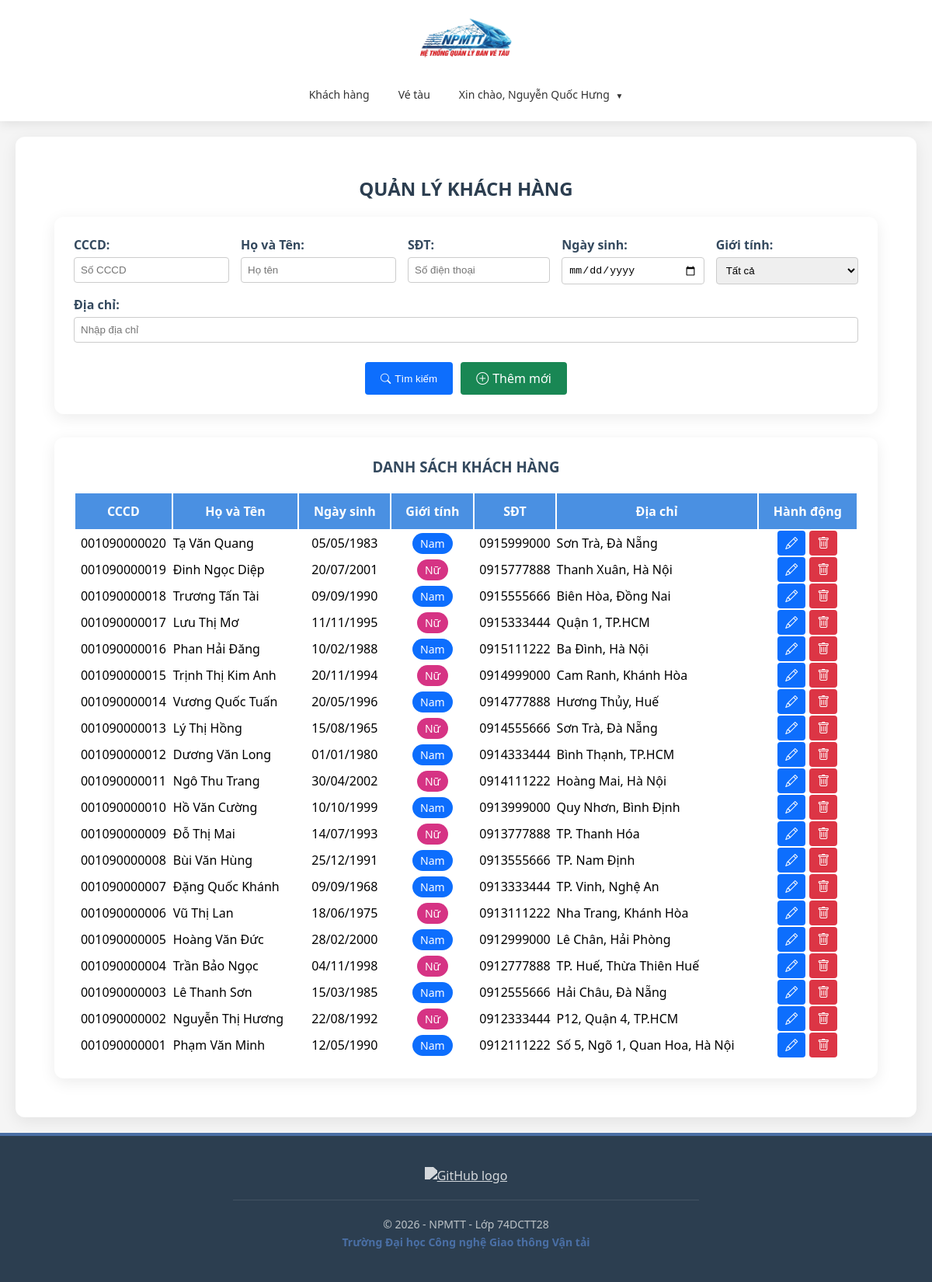
Screenshot of /modules/khach-hang/index.php (signed in) with the database file from the repository.
### tables this page shows
CREATE TABLE IF NOT EXISTS `khach_hang` (
  `id` int NOT NULL AUTO_INCREMENT,
  `cccd` varchar(20) DEFAULT NULL,
  `ho_ten` varchar(100) NOT NULL,
  `ngay_sinh` date DEFAULT (curdate()),
  `gioi_tinh` varchar(20) NOT NULL,
  `sdt` varchar(20) NOT NULL,
  `dia_chi` varchar(255) NOT NULL,
  PRIMARY KEY (`id`),
  UNIQUE KEY `sdt` (`sdt`),
  UNIQUE KEY `cccd` (`cccd`)
);

### modules/khach-hang/index.php (the view, shortened to what this page needs)
<?php
require_once __DIR__ . '/../../bootstrap.php';
require_once __DIR__ . '/../../includes/header.php';
$conn = $db->getConnection();
$cccd = isset($_POST['cccd']) ? $_POST['cccd'] : '';
$ho_ten = isset($_POST['ho_ten']) ? $_POST['ho_ten'] : '';
$ngay_sinh = isset($_POST['ngay_sinh']) ? $_POST['ngay_sinh'] : '';
$sdt = isset($_POST['sdt']) ? $_POST['sdt'] : '';
$dia_chi = isset($_POST['dia_chi']) ? $_POST['dia_chi'] : '';
$sql = "SELECT * FROM khach_hang WHERE 1=1";
$params = [];
$sql .= " ORDER BY id DESC";
$stmt = $conn->prepare($sql);
$stmt->execute($params);
$data_search = $stmt->fetchAll();
?>
<div class="container" style="padding: 20px; max-width: 1400px; margin: 0 auto;">
    <h2 style="color: #2c3e50; text-align: center; margin-bottom: 20px;">QUẢN LÝ KHÁCH HÀNG</h2>
    <div style="background: #fff; padding: 25px; border-radius: 12px; box-shadow: 0 5px 20px rgba(0, 0, 0, 0.08); margin-bottom: 30px;">
        <form method="post" action="">
            <div style="display: flex; flex-wrap: wrap; gap: 15px;">
                <div style="flex: 1; min-width: 200px;">
                    <label style="font-weight: 600; color: #34495e;">CCCD:</label>
                    <input type="text" name="cccd" value="<?php echo htmlspecialchars($cccd); ?>" placeholder="Số CCCD"
                        class="form-control" style="width: 100%; padding: 8px; margin-top: 5px; border: 1px solid #ccc; border-radius: 4px;">
                </div>
                <div style="flex: 1; min-width: 200px;">
                    <label style="font-weight: 600; color: #34495e;">Họ và Tên:</label>
                    <input type="text" name="ho_ten" value="<?php echo htmlspecialchars($ho_ten); ?>" placeholder="Họ tên"
                        class="form-control" style="width: 100%; padding: 8px; margin-top: 5px; border: 1px solid #ccc; border-radius: 4px;">
                </div>
                <div style="flex: 1; min-width: 150px;">
                    <label style="font-weight: 600; color: #34495e;">SĐT:</label>
                    <input type="text" name="sdt" value="<?php echo htmlspecialchars($sdt); ?>" placeholder="Số điện thoại"
                        class="form-control" style="width: 100%; padding: 8px; margin-top: 5px; border: 1px solid #ccc; border-radius: 4px;">
                </div>
                <div style="flex: 1; min-width: 150px;">
                    <label style="font-weight: 600; color: #34495e;">Ngày sinh:</label>
                    <input type="date" name="ngay_sinh" value="<?php echo htmlspecialchars($ngay_sinh); ?>"
                        class="form-control" style="width: 100%; padding: 8px; margin-top: 5px; border: 1px solid #ccc; border-radius: 4px;">
                </div>
                <div style="flex: 1; min-width: 150px;">
                    <label style="font-weight: 600; color: #34495e;">Giới tính:</label>
                    <select name="gioi_tinh" class="form-control" style="width: 100%; padding: 8px; margin-top: 5px; border: 1px solid #ccc; border-radius: 4px;">
                        <option value="">Tất cả</option>
                    </select>
                </div>
                <div style="flex: 2; min-width: 300px;">
                    <label style="font-weight: 600; color: #34495e;">Địa chỉ:</label>
                    <input type="text" name="dia_chi" value="<?php echo htmlspecialchars($dia_chi); ?>" placeholder="Nhập địa chỉ"
                        class="form-control" style="width: 100%; padding: 8px; margin-top: 5px; border: 1px solid #ccc; border-radius: 4px;">
                </div>
            </div>
            <div style="margin-top: 25px; display: flex; gap: 10px; justify-content: center; flex-wrap: wrap;">
                <button type="submit" name="btnSearch" style="background: #0d6efd; color: white; padding: 10px 20px; border: none; border-radius: 4px; cursor: pointer; display: inline-flex; align-items: center; gap: 5px;">
                    <i class="bi bi-search"></i> Tìm kiếm
                </button>
                <a href="them.php" style="background: #198754; color: white; padding: 10px 20px; border: none; border-radius: 4px; text-decoration: none; display: inline-flex; align-items: center; gap: 5px;">
                    <i class="bi bi-plus-circle"></i> Thêm mới
                </a>
            </div>
        </form>
    </div>
    <div style="background: #fff; padding: 25px; border-radius: 12px; box-shadow: 0 5px 20px rgba(0, 0, 0, 0.08);">
        <h3 style="text-align: center; margin-bottom: 20px; color: #34495e;">DANH SÁCH KHÁCH HÀNG</h3>
        <div class="table-responsive">
            <table class="table table-bordered table-hover" style="width: 100%; margin-bottom: 0;">
                <thead style="background-color: #4a90e2; color: white;">
                    <tr>
                        <th style="padding: 12px; text-align: center;">CCCD</th>
                        <th style="padding: 12px; text-align: center;">Họ và Tên</th>
                        <th style="padding: 12px; text-align: center;">Ngày sinh</th>
                        <th style="padding: 12px; text-align: center;">Giới tính</th>
                        <th style="padding: 12px; text-align: center;">SĐT</th>
                        <th style="padding: 12px; text-align: center;">Địa chỉ</th>
                        <th style="padding: 12px; text-align: center;">Hành động</th>
                    </tr>
                </thead>
                <tbody>
                    <?php
                    if (count($data_search) > 0) {
                        foreach ($data_search as $row) {
                    ?>
                            <tr>
                                <td style="text-align: center; vertical-align: middle;"><?php echo htmlspecialchars($row['cccd']); ?></td>
                                <td style="vertical-align: middle;"><?php echo htmlspecialchars($row['ho_ten']); ?></td>
                                <td style="text-align: center; vertical-align: middle;">
                                    <?php echo !empty($row['ngay_sinh']) ? htmlspecialchars(date('d/m/Y', strtotime($row['ngay_sinh']))) : ''; ?>
                                </td>
                                <td style="text-align: center; vertical-align: middle;">
                                    <?php
                                    $bg_color = '#6c757d';
                                    if ($row['gioi_tinh'] == 'Nam') $bg_color = '#0d6efd';
                                    if ($row['gioi_tinh'] == 'Nữ') $bg_color = '#d63384';
                                    ?>
                                    <span style="background-color: <?php echo $bg_color; ?>; color: white; padding: 4px 10px; border-radius: 15px; font-size: 14px;">
                                        <?php echo htmlspecialchars($row['gioi_tinh']); ?>
                                    </span>
                                </td>
                                <td style="text-align: center; vertical-align: middle;"><?php echo htmlspecialchars($row['sdt']); ?></td>
                                <td style="vertical-align: middle;"><?php echo htmlspecialchars($row['dia_chi']); ?></td>
                                <td style="text-align: center; vertical-align: middle;">
                                    <div style="display: flex; gap: 5px; justify-content: center;">
                                        <a href="sua.php?id=<?php echo $row['id']; ?>" title="Cập nhật"
                                            style="background: #0d6efd; color: white; padding: 5px 10px; border-radius: 4px; text-decoration: none;">
                                            <i class="bi bi-pencil"></i>
                                        </a>
                                        <a href="xoa.php?id=<?php echo $row['id']; ?>"
                                            onclick="return confirm('Bạn có chắc chắn muốn xóa khách hàng này?')" title="Xóa"
                                            style="background: #dc3545; color: white; padding: 5px 10px; border-radius: 4px; text-decoration: none;">
                                            <i class="bi bi-trash"></i>
                                        </a>
                                    </div>
                                </td>
                            </tr>
                    <?php
                        }
                    } else {
                        echo "<tr><td colspan='8' class='text-center text-muted' style='padding: 20px;'>Không tìm thấy dữ liệu</td></tr>";
                    }
                    ?>
                </tbody>
            </table>
        </div>
    </div>
</div>
<link rel="stylesheet" href="https://cdn.jsdelivr.net/npm/bootstrap-icons@1.10.0/font/bootstrap-icons.css">
<?php
require_once '../../includes/footer.php';
?>

### assets/css/layout.css (style rules this page uses)
* { margin: 0; padding: 0; box-sizing: border-box; }
body { font-family: 'Segoe UI', Tahoma, Geneva, Verdana, sans-serif; background-color: #f5f5f5; min-height: 100vh; display: flex; flex-direction: column; }

### rows the page displays
khach_hang: cccd "001090000020", ho_ten "Tạ Văn Quang", ngay_sinh "05/05/1983", gioi_tinh "Nam", sdt "0915999000", dia_chi "Sơn Trà, Đà Nẵng"
khach_hang: cccd "001090000019", ho_ten "Đinh Ngọc Diệp", ngay_sinh "20/07/2001", gioi_tinh "Nữ", sdt "0915777888", dia_chi "Thanh Xuân, Hà Nội"
khach_hang: cccd "001090000018", ho_ten "Trương Tấn Tài", ngay_sinh "09/09/1990", gioi_tinh "Nam", sdt "0915555666", dia_chi "Biên Hòa, Đồng Nai"
khach_hang: cccd "001090000017", ho_ten "Lưu Thị Mơ", ngay_sinh "11/11/1995", gioi_tinh "Nữ", sdt "0915333444", dia_chi "Quận 1, TP.HCM"
khach_hang: cccd "001090000016", ho_ten "Phan Hải Đăng", ngay_sinh "10/02/1988", gioi_tinh "Nam", sdt "0915111222", dia_chi "Ba Đình, Hà Nội"
khach_hang: cccd "001090000015", ho_ten "Trịnh Thị Kim Anh", ngay_sinh "20/11/1994", gioi_tinh "Nữ", sdt "0914999000", dia_chi "Cam Ranh, Khánh Hòa"
khach_hang: cccd "001090000014", ho_ten "Vương Quốc Tuấn", ngay_sinh "20/05/1996", gioi_tinh "Nam", sdt "0914777888", dia_chi "Hương Thủy, Huế"
khach_hang: cccd "001090000013", ho_ten "Lý Thị Hồng", ngay_sinh "15/08/1965", gioi_tinh "Nữ", sdt "0914555666", dia_chi "Sơn Trà, Đà Nẵng"
khach_hang: cccd "001090000012", ho_ten "Dương Văn Long", ngay_sinh "01/01/1980", gioi_tinh "Nam", sdt "0914333444", dia_chi "Bình Thạnh, TP.HCM"
khach_hang: cccd "001090000011", ho_ten "Ngô Thu Trang", ngay_sinh "30/04/2002", gioi_tinh "Nữ", sdt "0914111222", dia_chi "Hoàng Mai, Hà Nội"
khach_hang: cccd "001090000010", ho_ten "Hồ Văn Cường", ngay_sinh "10/10/1999", gioi_tinh "Nam", sdt "0913999000", dia_chi "Quy Nhơn, Bình Định"
khach_hang: cccd "001090000009", ho_ten "Đỗ Thị Mai", ngay_sinh "14/07/1993", gioi_tinh "Nữ", sdt "0913777888", dia_chi "TP. Thanh Hóa"
khach_hang: cccd "001090000008", ho_ten "Bùi Văn Hùng", ngay_sinh "25/12/1991", gioi_tinh "Nam", sdt "0913555666", dia_chi "TP. Nam Định"
khach_hang: cccd "001090000007", ho_ten "Đặng Quốc Khánh", ngay_sinh "09/09/1968", gioi_tinh "Nam", sdt "0913333444", dia_chi "TP. Vinh, Nghệ An"
khach_hang: cccd "001090000006", ho_ten "Vũ Thị Lan", ngay_sinh "18/06/1975", gioi_tinh "Nữ", sdt "0913111222", dia_chi "Nha Trang, Khánh Hòa"
khach_hang: cccd "001090000005", ho_ten "Hoàng Văn Đức", ngay_sinh "28/02/2000", gioi_tinh "Nam", sdt "0912999000", dia_chi "Lê Chân, Hải Phòng"
khach_hang: cccd "001090000004", ho_ten "Trần Bảo Ngọc", ngay_sinh "04/11/1998", gioi_tinh "Nữ", sdt "0912777888", dia_chi "TP. Huế, Thừa Thiên Huế"
khach_hang: cccd "001090000003", ho_ten "Lê Thanh Sơn", ngay_sinh "15/03/1985", gioi_tinh "Nam", sdt "0912555666", dia_chi "Hải Châu, Đà Nẵng"
khach_hang: cccd "001090000002", ho_ten "Nguyễn Thị Hương", ngay_sinh "22/08/1992", gioi_tinh "Nữ", sdt "0912333444", dia_chi "P12, Quận 4, TP.HCM"
khach_hang: cccd "001090000001", ho_ten "Phạm Văn Minh", ngay_sinh "12/05/1990", gioi_tinh "Nam", sdt "0912111222", dia_chi "Số 5, Ngõ 1, Quan Hoa, Hà Nội"

### other values shown
$_SESSION['user']['ho_ten'] "Nguyễn Quốc Hưng"
